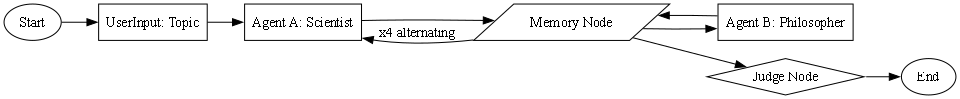

Source code (Python):
from graphviz import Digraph

def generate_dag_diagram():
    dag = Digraph(format='png')
    dag.attr(rankdir='LR', size='10')

    # Nodes
    dag.node("Start", shape="oval")
    dag.node("InputTopic", "UserInput: Topic", shape="box")
    dag.node("A", "Agent A: Scientist", shape="box")
    dag.node("B", "Agent B: Philosopher", shape="box")
    dag.node("M", "Memory Node", shape="parallelogram")
    dag.node("J", "Judge Node", shape="diamond")
    dag.node("End", shape="oval")

    # Edges
    dag.edge("Start", "InputTopic")
    dag.edge("InputTopic", "A")
    dag.edge("A", "M")
    dag.edge("M", "B")
    dag.edge("B", "M")
    dag.edge("M", "A", label="x4 alternating")
    dag.edge("M", "J")
    dag.edge("J", "End")

    try:
        output_path = dag.render("dag_diagram", format="png", cleanup=True)
        print(f"DAG diagram generated and saved as '{output_path}'")
    except Exception as e:
        raise RuntimeError("Failed to render DAG. Ensure Graphviz is installed and on PATH.") from e

if __name__ == "__main__":
    generate_dag_diagram()
